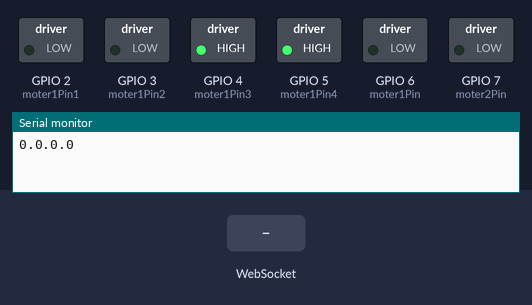
Bench run of a sketch on a simulated ESP32-S3. Parts: switched loads named in the sketch (green lamp = pin HIGH), the last lines printed to the serial monitor. The inputs (shaded band) are chosen by the test bench.

Above: at 1.2 s.
1.3 s: WebSocket text "1" received
At 1.9 s:
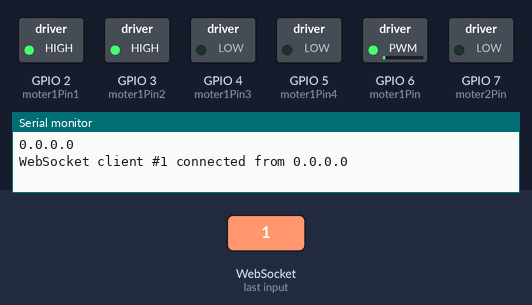
2.8 s: WebSocket text "90" received
At 4.2 s:
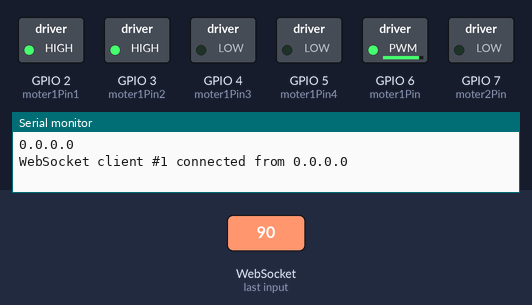
Timing chart, 0 to 5.8 s (numbered marks = the images above; inputs shaded):
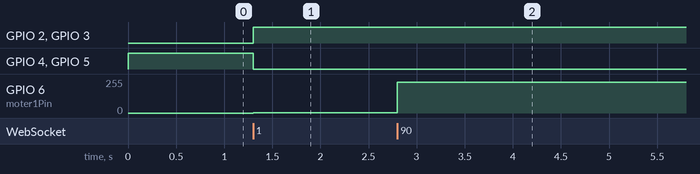

The sketch:

webControlMotor.ino
```cpp
#include <WiFi.h>
#include <AsyncTCP.h>
#include <ESPAsyncWebServer.h>
#include <string.h>

// Replace with your network credentials
const char *ssid = "BooZuiESP";
const char *password = "24042004";

bool ledState = 0;
const int moter1Pin1 = 2;
const int moter1Pin2 = 3;
const int moter1Pin3 = 4;
const int moter1Pin4 = 5;
const int moter1Pin = 6;

const int moter2Pin = 7;
int moter1 = 0;
int moter2 = 0;

AsyncWebServer server(80);
AsyncWebSocket ws("/ws");

const char index_html[] PROGMEM = R"rawliteral(
<!DOCTYPE HTML><html>
<head>
  <title>ESP Web Server</title>
  <meta name="viewport" content="width=device-width, initial-scale=1">
  <link rel="icon" href="data:,">
  <style>
    .container {
      padding: 0 5vw 0 5vw;
      height: 100vh;
      display: flex;
      justify-content: space-between;
      align-items: center;
    }

     input[type=range] {
            -webkit-appearance: none; /* Remove default styling */
            width: 300px; /* Set the width of the track */
            height: 50px; /* Set the height of the track */
            background: #ddd; /* Background color of the track */
            border-radius: 20px; /* Rounded corners */
            outline: none; /* Remove the outline */
            opacity: 0.7; /* Slightly transparent */
            transition: opacity 0.2s; /* Smooth transition on hover */
        }

        /* Style the range input thumb */
        input[type=range]::-webkit-slider-thumb {
            -webkit-appearance: none; /* Remove default styling */
            appearance: none; /* Remove default styling */
            width: 70px; /* Set the width of the thumb */
            height: 70px; /* Set the height of the thumb */
            background: #4CAF50; /* Background color of the thumb */
            cursor: pointer; /* Change cursor to pointer */
            border-radius: 9999px; /* Rounded thumb */
        }

        input[type=range]::-moz-range-thumb {
            width: 25px; /* Set the width of the thumb */
            height: 25px; /* Set the height of the thumb */
            background: #4CAF50; /* Background color of the thumb */
            cursor: pointer; /* Change cursor to pointer */
            border-radius: 9999px; /* Rounded thumb */
        }

        /* Change the track color when hovered */
        input[type=range]:hover {
            opacity: 1; /* Full opacity */
        }
  </style>
<title>ESP Web Server</title>
<meta name="viewport" content="width=device-width, initial-scale=1">
<link rel="icon" href="data:,">
</head>
<body>
  <div class="container">
      <div class="move">
        <input type="range" id="slider1" min="-100" max="100" value="0" class="slider1"></input>
        <p id="progress-text1">0</p>
      </div>

      <div class="direction">
        <input type="range" id="slider2" min="0" max="100" value="0" class="slider2"></input>
        <p id="progress-text2">0</p>
      </div>
  </div>
<script>
  const progressText1 = document.getElementById("progress-text1");
  const progressText2 = document.getElementById("progress-text2");
  var gateway = `ws://${window.location.hostname}/ws`;
  var websocket;
  var data1 = 0;
  var data2 = 0;

  window.addEventListener("load", onLoad);

  function initWebSocket() {
    console.log("Trying to open a WebSocket connection...");
    websocket = new WebSocket(gateway);
    websocket.onopen = onOpen;
    websocket.onclose = onClose;
    websocket.onmessage = onMessage; // <-- add this line
  }

  function onOpen(event) {
    console.log("Connection opened");
  }

  function onClose(event) {
    console.log("Connection closed");
    setTimeout(initWebSocket, 2000);
  }

  function onMessage(event) {
    var state;
    if (event.data == "1") {
      state = "ON";
    } else {
      state = "OFF";
    }
    document.getElementById("state").innerHTML = state;
  }

  function onLoad(event) {
    initWebSocket();
    initSlider();
  }

  function initSlider() {
    const slider1 = document.getElementById("slider1");
    slider1.addEventListener("input", () => {
      const value = slider1.value;
      progressText1.textContent = value;
      data1 = value;
      toggle()
    });

    const slider2 = document.getElementById("slider2");
    slider2.addEventListener("input", () => {
      const value = slider2.value;
      progressText2.textContent = value;
      data2 = value;
      toggle();
    });

  }

  function toggle() {
    websocket.send(`${data1} ${data2}`);
  }
</script>
</body>
</html>
)rawliteral";

void notifyClients() {
  ws.textAll(String(ledState));
}

void handleWebSocketMessage(void *arg, uint8_t *data, size_t len) {
  AwsFrameInfo *info = (AwsFrameInfo *)arg;
  if (info->final && info->index == 0 && info->len == len && info->opcode == WS_TEXT) {
    String target = String((char *)data);
    sscanf(target.c_str(), "%d %d", &moter1, &moter2);
  }
}

void onEvent(AsyncWebSocket *server, AsyncWebSocketClient *client, AwsEventType type,
             void *arg, uint8_t *data, size_t len) {
  switch (type) {
    case WS_EVT_CONNECT:
      Serial.printf("WebSocket client #%u connected from %s\n", client->id(), client->remoteIP().toString().c_str());
      break;
    case WS_EVT_DISCONNECT:
      Serial.printf("WebSocket client #%u disconnected\n", client->id());
      break;
    case WS_EVT_DATA:
      handleWebSocketMessage(arg, data, len);
      break;
    case WS_EVT_PONG:
    case WS_EVT_ERROR:
      break;
  }
}

void initWebSocket() {
  ws.onEvent(onEvent);
  server.addHandler(&ws);
}

String processor(const String &var) {
  Serial.println(var);
  if (var == "STATE") {
    if (ledState) {
      return "ON";
    } else {
      return "OFF";
    }
  }
  return String();
}

void setup() {
  // Serial port for debugging purposes
  Serial.begin(921600);

  pinMode(moter1Pin, OUTPUT);
  pinMode(moter1Pin1, OUTPUT);
  pinMode(moter1Pin2, OUTPUT);
  pinMode(moter1Pin3, OUTPUT);
  pinMode(moter1Pin4, OUTPUT);
  pinMode(moter2Pin, OUTPUT);

  analogWrite(moter1Pin, 0);
  digitalWrite(moter1Pin1, LOW);
  digitalWrite(moter1Pin2, LOW);
  digitalWrite(moter1Pin3, LOW);
  digitalWrite(moter1Pin4, LOW);

  WiFi.softAP(ssid, password);

  Serial.println(WiFi.localIP());

  initWebSocket();

  server.on("/", HTTP_GET, [](AsyncWebServerRequest *request) {
    request->send_P(200, "text/html", index_html, processor);
  });

  server.begin();
}

void loop() {
  ws.cleanupClients();

  int moter1Value = 0;

  if (moter1 > 0) {
    moter1Value = map(moter1, 0, 100, 0, 255);
    digitalWrite(moter1Pin1, HIGH);
    digitalWrite(moter1Pin2, HIGH);
    digitalWrite(moter1Pin3, LOW);
    digitalWrite(moter1Pin4, LOW);
  } else {
    moter1Value = map(-moter1, 0, 100, 0, 255);
    digitalWrite(moter1Pin1, LOW);
    digitalWrite(moter1Pin2, LOW);
    digitalWrite(moter1Pin3, HIGH);
    digitalWrite(moter1Pin4, HIGH);
  }

  analogWrite(moter1Pin, moter1Value);

  int moter2Value = map(moter2, 0, 100, 0, 255);
  analogWrite(moter2Pin, moter2Value);

  delay(1);
}
```

Measured:
- after the input at 1.3 s, GPIO 2 (moter1Pin1), GPIO 3 (moter1Pin2): LOW → HIGH at once; GPIO 4 (moter1Pin3), GPIO 5 (moter1Pin4): HIGH → LOW at once; GPIO 6 (moter1Pin): 0/255 → 2/255 at once
- after the input at 2.8 s, GPIO 6 (moter1Pin): 2/255 → 229/255 at once
